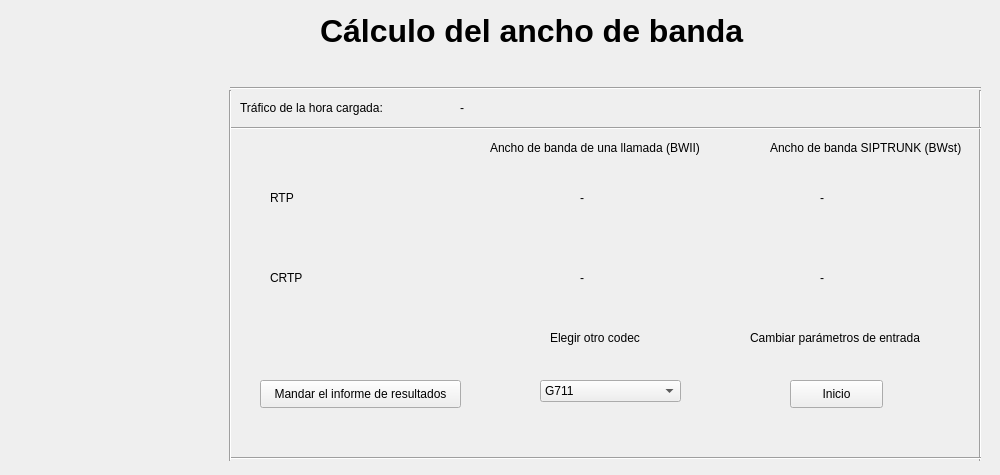
    <widget class="QWidget" name="page_3">
     <widget class="QPushButton" name="pushButton_Correo">
      <property name="geometry">
       <rect>
        <x>260</x>
        <y>380</y>
        <width>201</width>
        <height>28</height>
       </rect>
      </property>
      <property name="text">
       <string>Mandar el informe de resultados</string>
      </property>
     </widget>
     <widget class="Line" name="line_32">
      <property name="geometry">
       <rect>
        <x>970</x>
        <y>90</y>
        <width>21</width>
        <height>371</height>
       </rect>
      </property>
      <property name="orientation">
       <enum>Qt::Vertical</enum>
      </property>
     </widget>
     <widget class="QLabel" name="label_39">
      <property name="geometry">
       <rect>
        <x>320</x>
        <y>10</y>
        <width>601</width>
        <height>41</height>
       </rect>
      </property>
      <property name="font">
       <font>
        <pointsize>24</pointsize>
        <weight>75</weight>
        <bold>true</bold>
       </font>
      </property>
      <property name="text">
       <string>Cálculo del ancho de banda</string>
      </property>
     </widget>
     <widget class="Line" name="line_33">
      <property name="geometry">
       <rect>
        <x>230</x>
        <y>450</y>
        <width>751</width>
        <height>16</height>
       </rect>
      </property>
      <property name="orientation">
       <enum>Qt::Horizontal</enum>
      </property>
     </widget>
     <widget class="QPushButton" name="pushButton_Inicio">
      <property name="geometry">
       <rect>
        <x>790</x>
        <y>380</y>
        <width>93</width>
        <height>28</height>
       </rect>
      </property>
      <property name="text">
       <string>Inicio</string>
      </property>
     </widget>
     <widget class="QLabel" name="label_40">
      <property name="geometry">
       <rect>
        <x>490</x>
        <y>140</y>
        <width>231</width>
        <height>16</height>
       </rect>
      </property>
      <property name="text">
       <string>Ancho de banda de una llamada (BWII) </string>
      </property>
     </widget>
     <widget class="QLabel" name="label_BWIIRTP">
      <property name="geometry">
       <rect>
        <x>580</x>
        <y>190</y>
        <width>171</width>
        <height>16</height>
       </rect>
      </property>
      <property name="text">
       <string>-</string>
      </property>
     </widget>
     <widget class="QLabel" name="label_41">
      <property name="geometry">
       <rect>
        <x>270</x>
        <y>190</y>
        <width>55</width>
        <height>16</height>
       </rect>
      </property>
      <property name="text">
       <string>RTP</string>
      </property>
     </widget>
     <widget class="Line" name="line_34">
      <property name="geometry">
       <rect>
        <x>230</x>
        <y>120</y>
        <width>751</width>
        <height>16</height>
       </rect>
      </property>
      <property name="orientation">
       <enum>Qt::Horizontal</enum>
      </property>
     </widget>
     <widget class="QLabel" name="label_42">
      <property name="geometry">
       <rect>
        <x>270</x>
        <y>270</y>
        <width>55</width>
        <height>16</height>
       </rect>
      </property>
      <property name="text">
       <string>CRTP</string>
      </property>
     </widget>
     <widget class="QLabel" name="label_43">
      <property name="geometry">
       <rect>
        <x>750</x>
        <y>330</y>
        <width>191</width>
        <height>16</height>
       </rect>
      </property>
      <property name="text">
       <string>Cambiar parámetros de entrada</string>
      </property>
     </widget>
     <widget class="QLabel" name="label_44">
      <property name="geometry">
       <rect>
        <x>770</x>
        <y>140</y>
        <width>201</width>
        <height>16</height>
       </rect>
      </property>
      <property name="text">
       <string>Ancho de banda SIPTRUNK (BWst)</string>
      </property>
     </widget>
     <widget class="QLabel" name="label_BWstCRTP">
      <property name="geometry">
       <rect>
        <x>820</x>
        <y>270</y>
        <width>161</width>
        <height>16</height>
       </rect>
      </property>
      <property name="text">
       <string>-</string>
      </property>
     </widget>
     <widget class="QLabel" name="label_45">
      <property name="geometry">
       <rect>
        <x>550</x>
        <y>330</y>
        <width>101</width>
        <height>16</height>
       </rect>
      </property>
      <property name="text">
       <string>Elegir otro codec</string>
      </property>
     </widget>
     <widget class="QLabel" name="label_46">
      <property name="geometry">
       <rect>
        <x>240</x>
        <y>100</y>
        <width>181</width>
        <height>16</height>
       </rect>
      </property>
      <property name="text">
       <string>Tráfico de la hora cargada:</string>
      </property>
     </widget>
     <widget class="QComboBox" name="comboBox_Codecs">
      <property name="geometry">
       <rect>
        <x>540</x>
        <y>380</y>
        <width>141</width>
        <height>22</height>
       </rect>
      </property>
      <item>
       <property name="text">
        <string>G711</string>
       </property>
      </item>
      <item>
       <property name="text">
        <string>G729</string>
       </property>
      </item>
      <item>
       <property name="text">
        <string>G723163</string>
       </property>
      </item>
      <item>
       <property name="text">
        <string>G723153</string>
       </property>
      </item>
      <item>
       <property name="text">
        <string>G72632</string>
       </property>
      </item>
      <item>
       <property name="text">
        <string>G72624</string>
       </property>
      </item>
      <item>
       <property name="text">
        <string>G728</string>
       </property>
      </item>
      <item>
       <property name="text">
        <string>G722</string>
       </property>
      </item>
      <item>
       <property name="text">
        <string>Codecibcmode2</string>
       </property>
      </item>
      <item>
       <property name="text">
        <string>Codecibcmode3</string>
       </property>
      </item>
     </widget>
     <widget class="Line" name="line_35">
      <property name="geometry">
       <rect>
        <x>220</x>
        <y>90</y>
        <width>21</width>
        <height>371</height>
       </rect>
      </property>
      <property name="orientation">
       <enum>Qt::Vertical</enum>
      </property>
     </widget>
     <widget class="QLabel" name="label_BWstRTP">
      <property name="geometry">
       <rect>
        <x>820</x>
        <y>190</y>
        <width>161</width>
        <height>16</height>
       </rect>
      </property>
      <property name="text">
       <string>-</string>
      </property>
     </widget>
     <widget class="QLabel" name="label_BWIICRTP">
      <property name="geometry">
       <rect>
        <x>580</x>
        <y>270</y>
        <width>171</width>
        <height>16</height>
       </rect>
      </property>
      <property name="text">
       <string>-</string>
      </property>
     </widget>
     <widget class="Line" name="line_36">
      <property name="geometry">
       <rect>
        <x>230</x>
        <y>80</y>
        <width>751</width>
        <height>16</height>
       </rect>
      </property>
      <property name="orientation">
       <enum>Qt::Horizontal</enum>
      </property>
     </widget>
     <widget class="QLabel" name="label_hora_cargada">
      <property name="geometry">
       <rect>
        <x>460</x>
        <y>100</y>
        <width>221</width>
        <height>16</height>
       </rect>
      </property>
      <property name="text">
       <string>-</string>
      </property>
     </widget>
    </widget>
